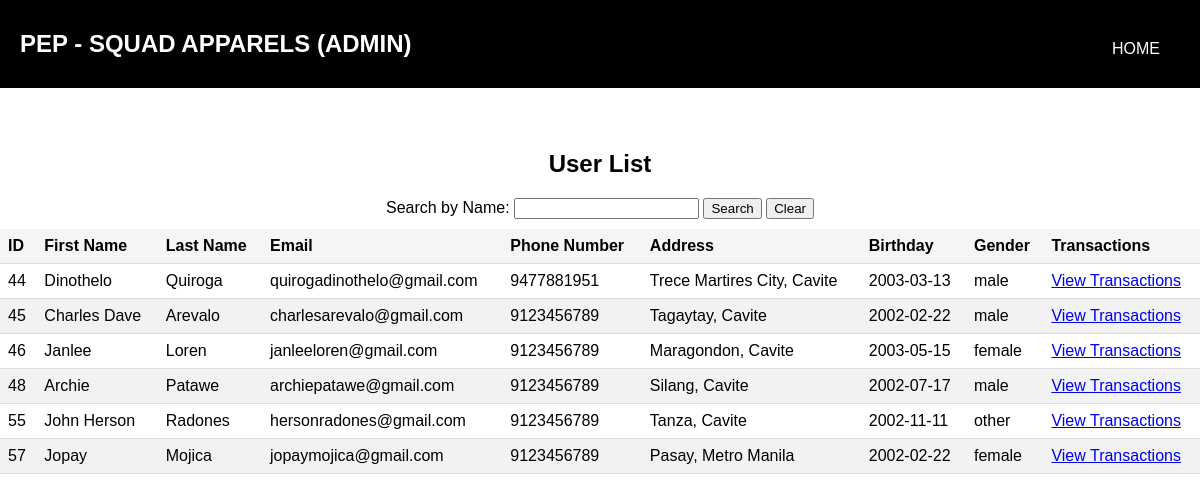
The page /viewUsers.php (signed in) on the database its author committed.
### tables this page shows
CREATE TABLE `users` (
  `user_id` int(11) NOT NULL,
  `firstName` varchar(100) NOT NULL,
  `lastName` varchar(100) NOT NULL,
  `email` varchar(100) NOT NULL,
  `password` varchar(128) NOT NULL,
  `phoneNum` bigint(15) NOT NULL,
  `address` varchar(100) NOT NULL,
  `bday` date NOT NULL,
  `gender` enum('male','female','other') NOT NULL,
  `user_type` enum('user','admin') NOT NULL
);

### viewUsers.php (the view, shortened to what this page needs)
<?php
require_once 'config.php';
function displayUsers()
{
    global $mysqli;
    if ($_SERVER["REQUEST_METHOD"] == "GET") {
    $sql = "SELECT * FROM users WHERE user_type = 'user'";
    $result = mysqli_query($mysqli, $sql);
    if ($result && mysqli_num_rows($result) > 0) {
        while ($row = mysqli_fetch_assoc($result)) {
            echo "<tr>";
            echo "<td>" . $row["user_id"] . "</td>";
            echo "<td>" . $row["firstName"] . "</td>";
            echo "<td>" . $row["lastName"] . "</td>";
            echo "<td>" . $row["email"] . "</td>";
            echo "<td>" . $row["phoneNum"] . "</td>";
            echo "<td>" . $row["address"] . "</td>";
            echo "<td>" . $row["bday"] . "</td>";
            echo "<td>" . $row["gender"] . "</td>";
            echo "<td><a href='viewTransactions.php?user_id=" . $row["user_id"] . "'>View Transactions</a></td>";
            echo "</tr>";
        }
    } else {
        echo "<tr><td colspan='9'>No users found.</td></tr>";
    }
}
}
?>
<!DOCTYPE html>
<html lang="en">
<head>
</head>
<body>
    <div class="header">
        <h1>PEP - SQUAD APPARELS (ADMIN)</h1>
        <div id="navigation">
            <a href="adminIndex.php" class="adminIndex">HOME</a>
        </div>
    </div>
    <h2>User List</h2>
    <form id="search" method="GET" action="<?php echo $_SERVER['PHP_SELF']; ?>">
        <label for="searchName">Search by Name:</label>
        <input type="text" name="searchName" value="<?php echo isset($_GET['searchName']) ? $_GET['searchName'] : ''; ?>">
        <input type="submit" value="Search">
        <button type="reset" onclick="window.location.href='<?php echo $_SERVER['PHP_SELF']; ?>'">Clear</button>
    </form>
    <table>
        <thead>
            <tr>
                <th>ID</th>
                <th>First Name</th>
                <th>Last Name</th>
                <th>Email</th>
                <th>Phone Number</th>
                <th>Address</th>
                <th>Birthday</th>
                <th>Gender</th>
                <th>Transactions</th>
            </tr>
        </thead>
        <tbody>
            <?php displayUsers(); ?>
        </tbody>
    </table>
</body>
</html>

### viewUsers.php (style rules this page uses)
body { font-family: 'Poppins', sans-serif; margin: 0; padding: 0; }
.header { position: fixed; top: 0; left: 0; width: 100%; padding: 20px; background: black; color: white; display: flex; justify-content: space-between; align-items: center; z-index: 1; }
h1 { font-size: 1.5em; margin: 0; }
#navigation { margin-top: 10px; margin-right: 30px; padding: 10px; }
#navigation a { position: relative; text-decoration: none; color: white; font-weight: 500; margin-right: 20px; }
#navigation a::after { content: ''; position: absolute; left: 0; bottom: -2px; width: 100%; height: 2px; background: red; transform-origin: right; transform: scaleX(0); transition: transform .3s; }
h2 { margin-top: 150px; text-align: center; }
table { border-collapse: collapse; width: 100%; }
th, td { padding: 8px; text-align: left; border-bottom: 1px solid #ddd; }
th { background-color: #f5f5f5; }
tr:nth-child(even) { background-color: #f2f2f2; }
#search { text-align: center; margin-bottom: 10px; }

### rows shown on the page
users: user_id "44", firstName "Dinothelo", lastName "Quiroga", email "quirogadinothelo@gmail.com", phoneNum "9477881951", address "Trece Martires City, Cavite", bday "2003-03-13", gender "male"
users: user_id "45", firstName "Charles Dave", lastName "Arevalo", email "charlesarevalo@gmail.com", phoneNum "9123456789", address "Tagaytay, Cavite", bday "2002-02-22", gender "male"
users: user_id "46", firstName "Janlee", lastName "Loren", email "janleeloren@gmail.com", phoneNum "9123456789", address "Maragondon, Cavite", bday "2003-05-15", gender "female"
users: user_id "48", firstName "Archie", lastName "Patawe", email "archiepatawe@gmail.com", phoneNum "9123456789", address "Silang, Cavite", bday "2002-07-17", gender "male"
users: user_id "55", firstName "John Herson", lastName "Radones", email "hersonradones@gmail.com", phoneNum "9123456789", address "Tanza, Cavite", bday "2002-11-11", gender "other"
users: user_id "57", firstName "Jopay", lastName "Mojica", email "jopaymojica@gmail.com", phoneNum "9123456789", address "Pasay, Metro Manila", bday "2002-02-22", gender "female"
